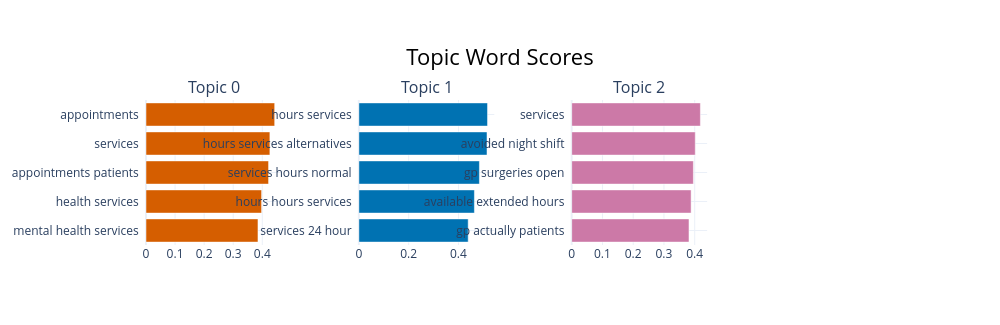

Source (notebook cell):
### Code cell
topic_model.visualize_barchart(top_n_topics=5)

### Figure 1 — Plotly figure (JSON) as saved in the notebook; plotly's stock layout.template omitted (floating-point values rounded to 4 significant figures)
{"data": [{"marker": {"color": "#D55E00"}, "orientation": "h", "type": "bar", "x": [0.3851, 0.3976, 0.4216, 0.4262, 0.4426], "xaxis": "x", "y": ["mental health services  ", "health services  ", "appointments patients  ", "services  ", "appointments  "], "yaxis": "y"}, {"marker": {"color": "#0072B2"}, "orientation": "h", "type": "bar", "x": [0.439, 0.464, 0.4841, 0.5146, 0.5167], "xaxis": "x2", "y": ["services 24 hour  ", "hours hours services  ", "services hours normal  ", "hours services alternatives  ", "hours services  "], "yaxis": "y2"}, {"marker": {"color": "#CC79A7"}, "orientation": "h", "type": "bar", "x": [0.3814, 0.3883, 0.3957, 0.4018, 0.4184], "xaxis": "x3", "y": ["gp actually patients  ", "available extended hours  ", "gp surgeries open  ", "avoided night shift  ", "services  "], "yaxis": "y3"}], "layout": {"annotations": [{"font": {"size": 16}, "showarrow": false, "text": "Topic 0", "x": 0.0875, "xanchor": "center", "xref": "paper", "y": 1, "yanchor": "bottom", "yref": "paper"}, {"font": {"size": 16}, "showarrow": false, "text": "Topic 1", "x": 0.3625, "xanchor": "center", "xref": "paper", "y": 1, "yanchor": "bottom", "yref": "paper"}, {"font": {"size": 16}, "showarrow": false, "text": "Topic 2", "x": 0.6375, "xanchor": "center", "xref": "paper", "y": 1, "yanchor": "bottom", "yref": "paper"}], "height": 325, "hoverlabel": {"bgcolor": "white", "font": {"family": "Rockwell", "size": 16}}, "showlegend": false, "title": {"font": {"color": "Black", "size": 22}, "text": "Topic Word Scores", "x": 0.5, "xanchor": "center", "yanchor": "top"}, "width": 1000, "xaxis": {"anchor": "y", "domain": [0, 0.175], "showgrid": true}, "xaxis2": {"anchor": "y2", "domain": [0.275, 0.45], "showgrid": true}, "xaxis3": {"anchor": "y3", "domain": [0.55, 0.725], "showgrid": true}, "xaxis4": {"anchor": "y4", "domain": [0.825, 1], "showgrid": true}, "yaxis": {"anchor": "x", "domain": [0, 1], "showgrid": true}, "yaxis2": {"anchor": "x2", "domain": [0, 1], "showgrid": true}, "yaxis3": {"anchor": "x3", "domain": [0, 1], "showgrid": true}, "yaxis4": {"anchor": "x4", "domain": [0, 1], "showgrid": true}}}
